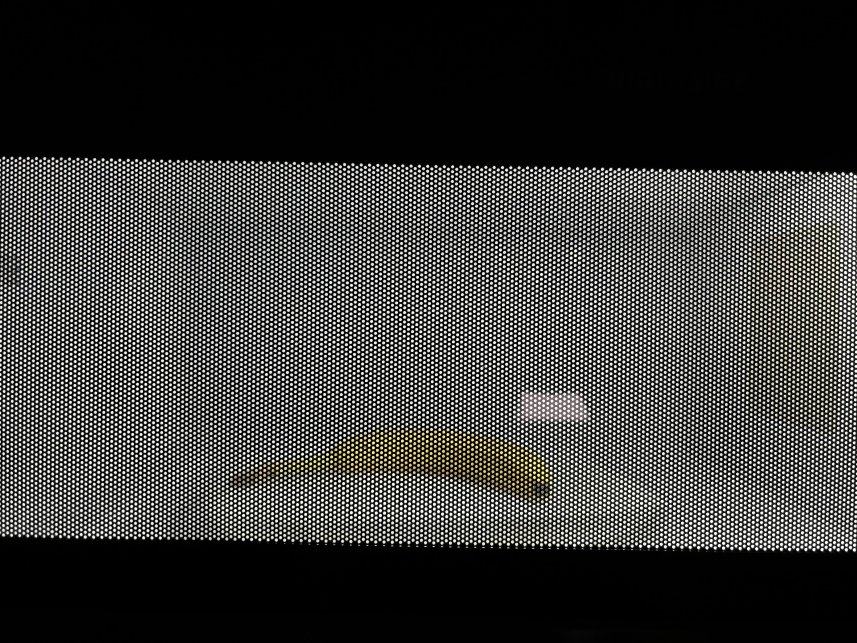
#> input picture opaque_obstruction/01_photos_scaled/banana_2.jpg_scaled.png, 1714 x 1285 px, given as the content of the folder ../00_photos_original, which was not available (shown at 1/2 size)
$ python process_images.py
#> lines starting #> are read from the running program, lines starting #| are printed output that depends on the picture; after the words box and inside, x2 and y2 are one past the last pixel; in counts of white or black regions, pixels touching at a corner belong together; pictures that were not available may be replaced by others from this repository, and a replacement may not be noted
#> further down, image is the input picture: shape (1285, 1714, 3); mean B, G, R 55.4, 56.9, 57
import cv2 as cv
import numpy as np
from skimage.restoration import wiener
from pathlib import Path
import os


# --------------------------------------------------------------------------------------- #
# ---------------------------------------- Masks ---------------------------------------- #
# --------------------------------------------------------------------------------------- #

# Increase/decrease the radius of a binary mask
# @mask: image of mask
# @dilate: amount of pixels to grow or shrink
def dilate_mask(mask, dilate):
    k = abs(dilate)
    kernel = cv.getStructuringElement(cv.MORPH_ELLIPSE, (2*k+1, 2*k+1))
    if dilate >= 0:
        return cv.dilate(mask, kernel)
    return cv.erode(mask, kernel)

# Mask using thresholding
# @image_path: path of image
# @dilate: number of pixels to extend mask by
def threshold_mask(image, threshold=115, dilate=-1):
#> called with threshold = 115, dilate = -1
    gray = cv.cvtColor(image, cv.COLOR_BGR2GRAY)
    _, mask = cv.threshold(gray, threshold, 255, cv.THRESH_BINARY)
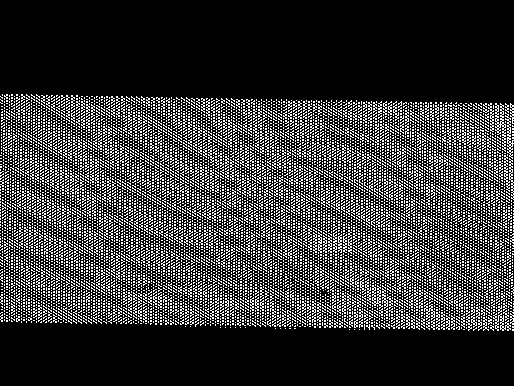
#> mask: shape (386, 514); 22% white in thin lines or dots, all inside (x1, y1, x2, y2) = (0, 94, 514, 331)

    mask = dilate_mask(mask, -1)
#> in dilate_mask, `return cv.erode(mask, kernel)`:
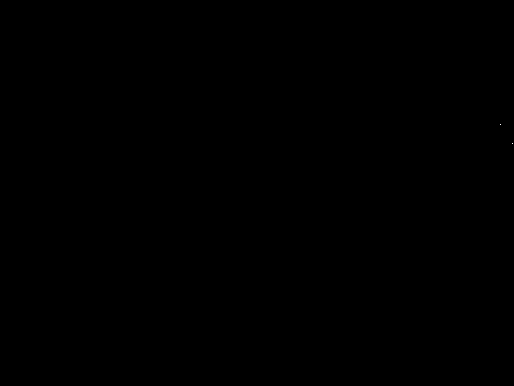
#> returned value: shape (386, 514); 0% white in thin lines or dots, all inside (x1, y1, x2, y2) = (500, 124, 513, 144)
    inverse_mask = cv.bitwise_not(mask)

    return inverse_mask

# Mask using adaptive thresholding
def adaptive_mask(image, threshold=15, dilate=2):
#> called with threshold = 15, dilate = 2
    gray = cv.cvtColor(image, cv.COLOR_BGR2GRAY)
    blurred = cv.GaussianBlur(gray, (5, 5), 0)
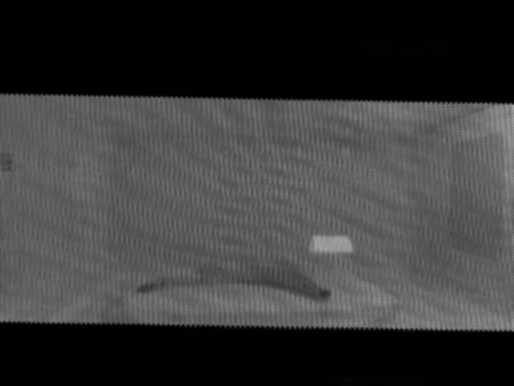
#> blurred: shape (386, 514); min 0, max 166, mean 56.7
    mesh_mask = cv.adaptiveThreshold(
        blurred,
        255,
        cv.ADAPTIVE_THRESH_GAUSSIAN_C,
        cv.THRESH_BINARY_INV,
        threshold, # adjustable
        2 # adjustable was 2
    )
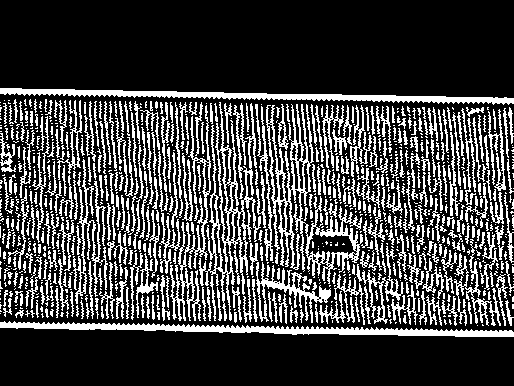
#> mesh_mask: shape (386, 514); 26% white in thin lines or dots, all inside (x1, y1, x2, y2) = (0, 88, 514, 337)
    kernel = np.ones((3, 3), np.uint8)
    dilated_mask = dilate_mask(mesh_mask, 2)
#> in dilate_mask (call 2), `return cv.dilate(mask, kernel)`: returned value: shape (386, 514); 62.2% white; 191 black regions (166 under 20 px), largest, box (x1, y1, x2, y2) and area: (0, 0, 514, 96) 46773, (0, 330, 514, 386) 26298, (324, 237, 351, 251) 167
    final_mask = cv.erode(dilated_mask, kernel, iterations=1)
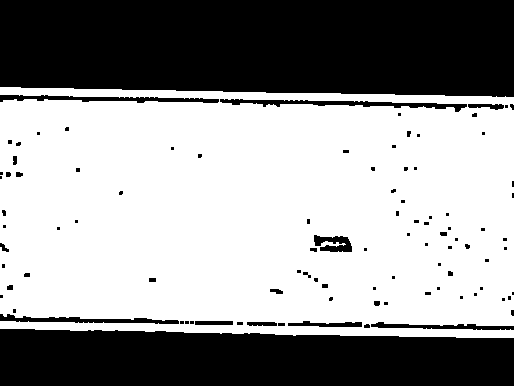
#> final_mask: shape (386, 514); 59.7% white; 97 black regions (67 under 20 px), largest, box (x1, y1, x2, y2) and area: (0, 0, 514, 97) 47301, (0, 329, 514, 386) 26842, (220, 99, 467, 112) 1052

    return final_mask

# [44 lines left out: functions blurry_mask, canny_mask, grabcut_mask, not called in this run]

# --------------------------------------------------------------------------------------- #
# ------------------------------------- Inpainting -------------------------------------- #
# --------------------------------------------------------------------------------------- #
# Inpainting using navier strokes
# @image_path: original image path. mask path is assumed to be in `01_photos_mask`
# @resize: scale image. useful when image is too large and runs too long
def inpaint_navier_strokes(image, mask, radius=1):
#> called with radius = 4
    inpainted_image = cv.inpaint(image, mask, radius, cv.INPAINT_NS)
    return inpainted_image


def inpaint_fast_marching_method(image, mask, radius=1):
#> called with radius = 4
    inpainted_image = cv.inpaint(image, mask, radius, cv.INPAINT_TELEA)
#> call 2 of inpaint_fast_marching_method, with radius = 4
#> in inpaint_fast_marching_method (call 2), `inpainted_image = cv.inpaint(image, mask, radius, cv.INPAINT_TELEA)`:
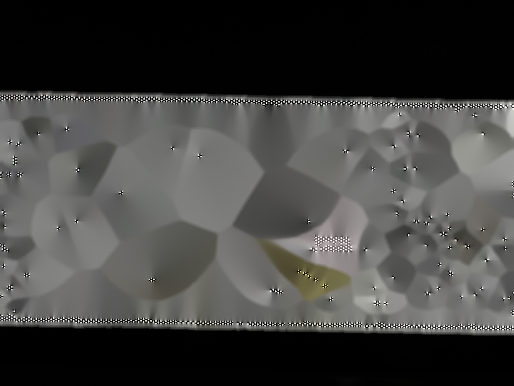
#> inpainted_image: shape (386, 514, 3); mean B, G, R 64.4, 66.1, 66.2
    return inpainted_image

def inpaint_region_filling():
    # TODO
    return

# --------------------------------------------------------------------------------------- #
# -------------------------------------- Filtering -------------------------------------- #
# --------------------------------------------------------------------------------------- #

# [18 lines left out: function unblur, not called in this run]

# Gaussian blur works suprisingly well, but it becomes very dim
# And image is now blurred
def gaussian_blur(image, radius=15):
#> called with radius = 35
    return cv.GaussianBlur(image, (radius, radius), 0)
#> returned value: shape (386, 514, 3)

# Median blur does not work well with obstructions.
# Nonlinear & adds some distortion
def median_blur(image, radius=15):
#> called with radius = 35
    return cv.medianBlur(image, radius)
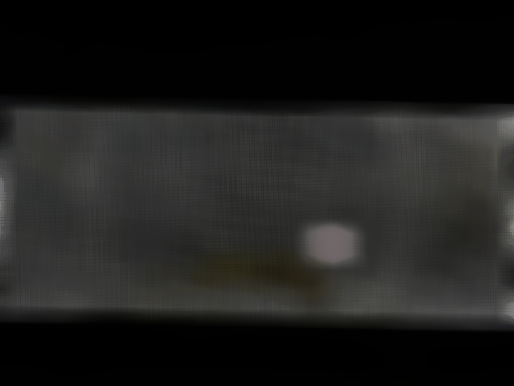
#> returned value: shape (386, 514, 3); mean of channels 0, 1, 2 29, 30.2, 30.2; drawn as B, G, R


def mask_and_inpaint(image):
    # mask = threshold_mask(image, 115, -1)
    # mask = adaptive_mask(image, 15, 2)
    # mask = canny_mask(image, 0, 0)

    th_mask = threshold_mask(image, 115, -1)
    ad_mask = adaptive_mask(image, 15, 2)

    inpainted_image_ns_th = inpaint_navier_strokes(image, th_mask, radius=4)
    inpainted_image_fmm_th = inpaint_fast_marching_method(image, th_mask, radius=4)

    inpainted_image_ns_ad = inpaint_navier_strokes(image, ad_mask, radius=4)
    inpainted_image_fmm_ad = inpaint_fast_marching_method(image, ad_mask, radius=4)

    return th_mask, ad_mask, inpainted_image_ns_th, inpainted_image_fmm_th, inpainted_image_ns_ad, inpainted_image_fmm_ad

def run_methods(image, file_name, resize=0.3):
    scaled_image = cv.resize(image, None, fx=resize, fy=resize)

    # Inpaints
    # Thresholding
    threshold_mask, adaptive_mask, inpainted_image_ns_th, inpainted_image_fmm_th, inpainted_image_ns_ad, inpainted_image_fmm_ad = mask_and_inpaint(scaled_image)
    cv.imwrite(rf"..\01_photos_scaled\{file_name}_scaled.png", scaled_image)
    cv.imwrite(rf"..\01_photos_mask\{file_name}_mask_threshold.png", threshold_mask)
    cv.imwrite(rf"..\01_photos_mask\{file_name}_mask_adaptive.png", adaptive_mask)

    cv.imwrite(rf"..\02_results_inpainted_th\{file_name}_inpainted_ns.png", inpainted_image_ns_th)
    cv.imwrite(rf"..\02_results_inpainted_th\{file_name}_inpainted_fmm.png", inpainted_image_fmm_th)

    cv.imwrite(rf"..\02_results_inpainted_ad\{file_name}_inpainted_ns.png", inpainted_image_ns_ad)
    cv.imwrite(rf"..\02_results_inpainted_ad\{file_name}_inpainted_fmm.png", inpainted_image_fmm_ad)

    # Blurs
    blurred_image_gaussian = gaussian_blur(scaled_image, radius=35)
    cv.imwrite(rf"..\02_results_blurred_gs\{file_name}_blur_gaussian.png", blurred_image_gaussian)

    blurred_image_median = median_blur(scaled_image, radius=35)
    cv.imwrite(rf"..\02_results_blurred_med\{file_name}_blur_med.png", blurred_image_median)


if __name__ == "__main__":
    folder_path = rf"..\00_photos_original"

    files = [f for f in os.listdir(folder_path)
            if os.path.isfile(os.path.join(folder_path, f))]

    # print(file_names)

    for file in files:

        image_path = rf"..\00_photos_original\{file}"
        image = cv.imread(image_path)
        run_methods(image, file)

$ run again, on opaque_obstruction/01_photos_scaled/pillow_1_scaled.png
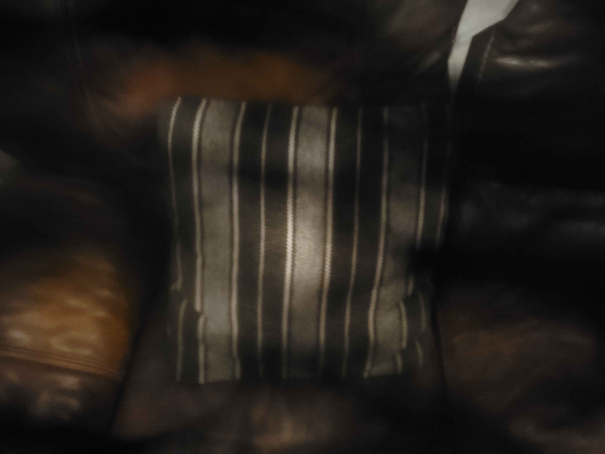
#> input picture opaque_obstruction/01_photos_scaled/pillow_1_scaled.png, 1210 x 907 px, given as the content of the folder ../00_photos_original, which was not available (shown at 1/2 size)
#> image is the input picture: shape (907, 1210, 3); mean B, G, R 27, 31.9, 36.6
#> in threshold_mask, `_, mask = cv.threshold(gray, threshold, 255, cv.THRESH_BINARY)`:
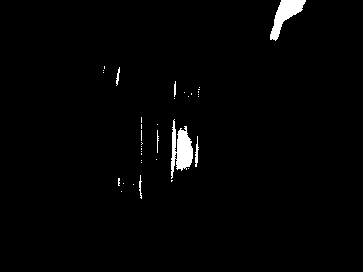
#> mask: shape (272, 363); 1.6% white; 37 white regions (30 under 20 px), largest, box (x1, y1, x2, y2) and area: (171, 119, 193, 179) 739, (270, 0, 306, 41) 611, (195, 136, 199, 167) 64
#> inverse_mask: shape (272, 363); 98.9% white; 14 black regions (11 under 20 px), largest, box (x1, y1, x2, y2) and area: (271, 0, 305, 40) 519, (177, 130, 192, 169) 438, (172, 129, 176, 170) 73
#> mesh_mask: shape (272, 363); 18.2% white; 360 white regions (299 under 20 px), largest, box (x1, y1, x2, y2) and area: (89, 54, 160, 236) 4599, (158, 57, 188, 225) 2121, (184, 56, 214, 222) 1977
#> final_mask: shape (272, 363); 30.5% white; 169 white regions (111 under 20 px), largest, box (x1, y1, x2, y2) and area: (81, 50, 265, 240) 20804, (0, 191, 89, 264) 2022, (273, 0, 350, 59) 1553
#> in gaussian_blur, `return cv.GaussianBlur(image, (radius, radius), 0)`:
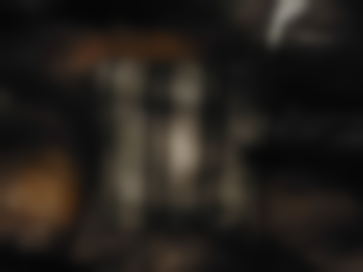
#> returned value: shape (272, 363, 3); mean of channels 0, 1, 2 26.9, 31.9, 36.6; drawn as B, G, R

$ run again, on opaque_obstruction/01_photos_scaled/plastic_bag_3.jpg_scaled.png
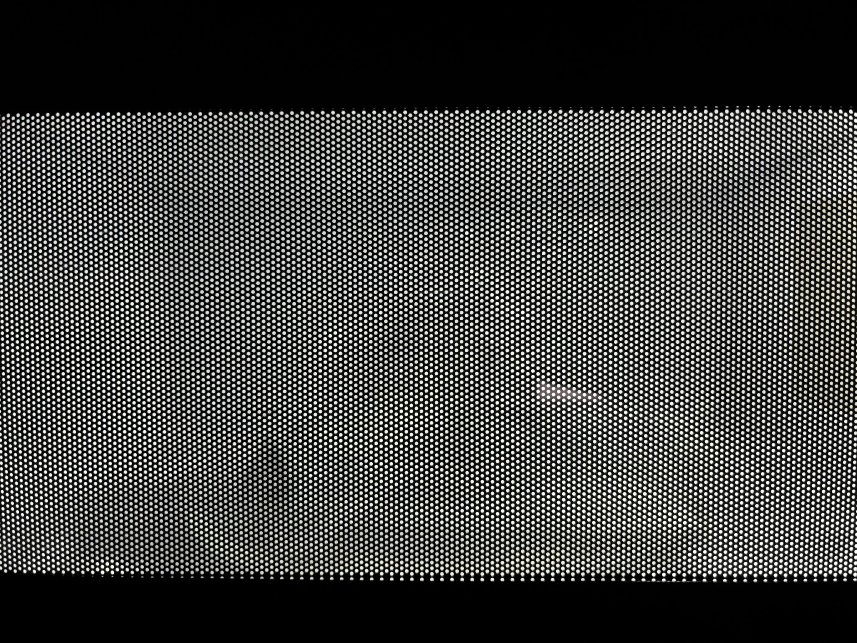
#> input picture opaque_obstruction/01_photos_scaled/plastic_bag_3.jpg_scaled.png, 1714 x 1285 px, given as the content of the folder ../00_photos_original, which was not available (shown at 1/2 size)
#> image is the input picture: shape (1285, 1714, 3); mean B, G, R 63.4, 64.9, 64.4
#> in threshold_mask, `_, mask = cv.threshold(gray, threshold, 255, cv.THRESH_BINARY)`:
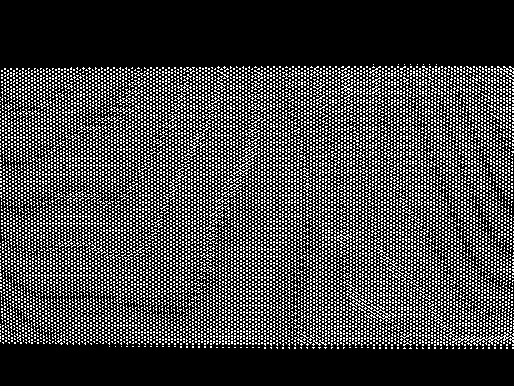
#> mask: shape (386, 514); 25.7% white in thin lines or dots, all inside (x1, y1, x2, y2) = (0, 64, 514, 349)
#> inverse_mask: shape (386, 514); 99.7% white; black in thin lines or dots, all inside (x1, y1, x2, y2) = (0, 67, 514, 345)
#> mesh_mask: shape (386, 514); 39.7% white in thin lines or dots, all inside (x1, y1, x2, y2) = (0, 59, 514, 356)
#> final_mask: shape (386, 514); 75.1% white; 92 black regions (68 under 20 px), largest, box (x1, y1, x2, y2) and area: (0, 0, 514, 63) 30658, (0, 350, 514, 386) 16357, (3, 69, 49, 75) 189
#> in median_blur, `return cv.medianBlur(image, radius)`:
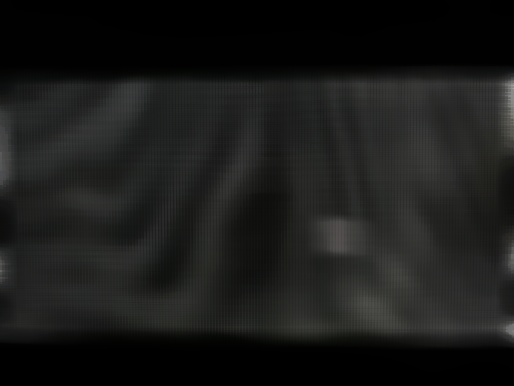
#> returned value: shape (386, 514, 3); mean of channels 0, 1, 2 25.6, 26.8, 26.1; drawn as B, G, R
